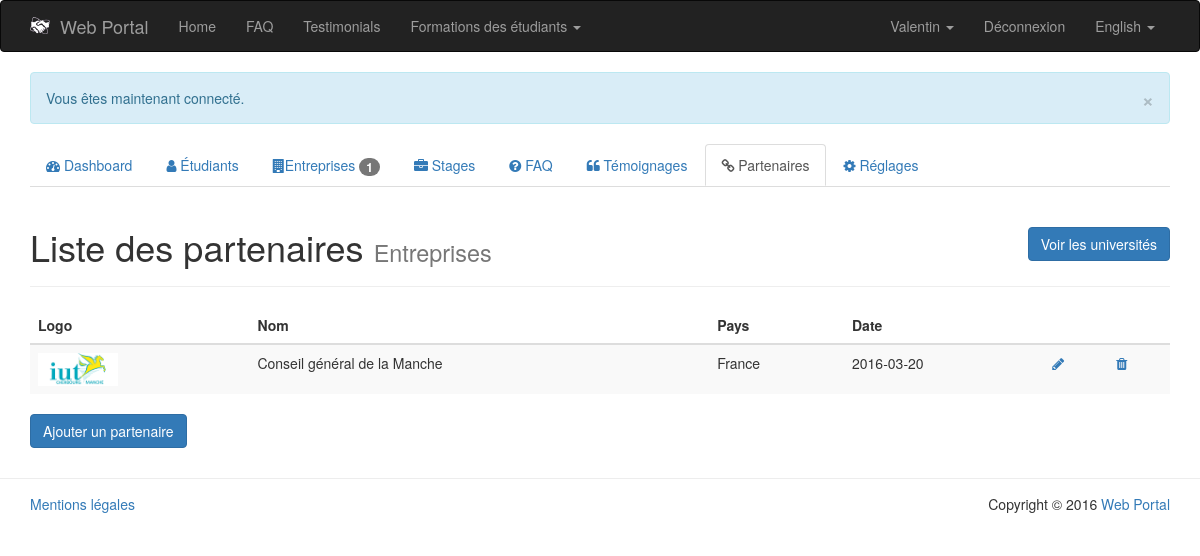
Page /PHP/public/index.php?page=admin/partners-list (signed in) on the committed database.
### tables this page shows
CREATE TABLE `settings` (
  `id` int(11) NOT NULL,
  `tag` varchar(64) NOT NULL,
  `value` varchar(256) NOT NULL,
  `placeholder` varchar(128) NOT NULL,
  `data_type` enum('varchar','int','boolean') NOT NULL DEFAULT 'varchar'
);

CREATE TABLE `student` (
  `id` int(11) NOT NULL,
  `first_name` varchar(64) NOT NULL,
  `last_name` varchar(64) NOT NULL,
  `country` enum('France','Irlande') NOT NULL,
  `skill` int(11) NOT NULL,
  `email` varchar(64) NOT NULL,
  `password` varchar(64) NOT NULL,
  `cv` varchar(128) NOT NULL,
  `portfolio` varchar(128) NOT NULL,
  `admin` tinyint(1) NOT NULL DEFAULT '0',
  `available` tinyint(1) NOT NULL DEFAULT '1',
  `activated` tinyint(1) NOT NULL,
  `register_date` date NOT NULL
);

CREATE TABLE `partner` (
  `id` int(11) NOT NULL,
  `name` varchar(64) NOT NULL,
  `logo` varchar(128) NOT NULL,
  `country` enum('France','Irlande') NOT NULL,
  `type` enum('company','university') NOT NULL DEFAULT 'company',
  `register_date` date NOT NULL
);

### PHP/app/model/Settings.class.php (called while the page is built, shortened)
<?php
	class Settings {
		public static function getWebsiteName() {
			$db = PDOConnexion::getInstance();
			$sql = "SELECT value FROM settings WHERE tag = 'website_name'";
			$sth = $db->prepare($sql);
			$sth->setFetchMode(PDO::FETCH_CLASS|PDO::FETCH_PROPS_LATE, 'Settings');
			$sth->execute();
			return $sth->fetch()->value;
		}
	}
?>

### PHP/app/model/Autoloader.php (called while the page is built, shortened)
<?php
	class Autoloader {
		public static function appAutoload($class) {
			$class = str_replace('\\', '/', $class);
		}
	}
?>

### PHP/app/model/Language.class.php (called while the page is built, shortened)
<?php
	class Language {
		private $defaultLanguage = 'en';
		private $currentLanguage;
		private $translate = array();
		public function __construct() {
		    if (isset($_COOKIE['lang']) || isset($_SESSION['lang'])) {
		        if (isset($_COOKIE['lang'])) {
		            $this->currentLanguage = $_COOKIE['lang'];
		        }
		        if (isset($_SESSION['lang'])) {
		            $this->currentLanguage = $_SESSION['lang'];
		        }
		    }
		    else {
		    	$this->currentLanguage = $this->detectBrowserLanguage();
		    }
		    $this->translate = $translate;
		}
		private function detectBrowserLanguage() {
			if (isset($_SERVER['HTTP_ACCEPT_LANGUAGE'])) {
				if (substr($_SERVER['HTTP_ACCEPT_LANGUAGE'], 0, 2) == 'fr') {
					return 'fr';
				}
				else {
					return 'en';
				}
			}
			return $this->defaultLanguage;
		}
		public function getCurrentLanguage() {
			$languageName = ($this->currentLanguage == 'fr') ? 'Français' : 'English';
			return array(
				'code' => $this->currentLanguage,
				'name' => $languageName
			);
		}
		public function translate($term) {
			if (!array_key_exists($this->currentLanguage, $this->translate)) {
				if (file_exists(LANG . DS . $this->currentLanguage . '.php')) {
					return $this->translate[$term];
				}
			}
			else {
				throw new Exception('Le terme "' . $term . '" n\'existe pas dans le fichier de traduction.');
			}
		}
	}
?>

### PHP/ressources/lang/en.php (called while the page is built)
<?php
	$translate = array (
		'home' => 'Home',
		'faq' => 'FAQ',
		'testimonials' => 'Testimonials',
		'student' => 'Student',
		'company' => 'Company'
	);
?>

### PHP/app/model/Student.class.php (called while the page is built, shortened)
<?php
	class Student {
		public function __get($nom) {
			return $this->$nom;
		}
		public static function getStudentById($id) {
			$db = PDOConnexion::getInstance();
			$sql = 'SELECT * FROM student WHERE id = :id';
			$sth = $db->prepare($sql);
			$sth->setFetchMode(PDO::FETCH_CLASS|PDO::FETCH_PROPS_LATE, 'Student');
			$sth->execute(array(
				':id' => $id
			));
			return $sth->fetch();
		}
	}
?>

### PHP/app/model/Partner.class.php (called while the page is built, shortened)
<?php
	class Partner {
		public function __get($nom) {
			return $this->$nom;
		}
		public static function getPartnersList($type = '') {
			$db = PDOConnexion::getInstance();
			if ($type == 'university' || $type == 'company') {
				$sql = "SELECT * FROM partner WHERE type = '{$type}'";
			}
			else {
				$sql = 'SELECT * FROM partner';
			}
			$sth = $db->prepare($sql);
			$sth->setFetchMode(PDO::FETCH_CLASS|PDO::FETCH_PROPS_LATE, 'Partner');
			$sth->execute();
			return $sth->fetchAll();
		}
	}
?>

### PHP/app/view/admin/partners-list.php (the view, shortened to what this page needs)
<?php
	if (App::isAdmin()) :
		$type = htmlentities($_GET['type']);
?>
	<div class="col-md-12">
		<div class="page-header">
			<h1>
				Liste des partenaires
				<?php
					if ($type == 'university') {
						echo '<small>Universités</small>';
						echo '<a href="index.php?page=admin/partners-list&amp;type=company" class="btn btn-primary pull-right">Voir les entreprises</a>';
					}
					else {
						echo '<small>Entreprises</small>';
						echo '<a href="index.php?page=admin/partners-list&amp;type=university" class="btn btn-primary pull-right">Voir les universités</a>';
					}
				?>
			</h1>
		</div>
		<table class="table table-striped">
			<thead>
				<tr>
					<th>Logo</th>
					<th>Nom</th>
					<th>Pays</th>
					<th>Date</th>
					<th></th>
					<th></th>
				</tr>
			</thead>
			<?php
				foreach (Partner::getPartnersList($type) as $partner) {
					echo '<tr data-id=' . $partner->id . '>';
						echo '<td><img alt="' . $partner->name . '" src="' . $partner->logo . '" style="width:80px;"/></td>';
						echo '<td>' . $partner->name . '</td>';
						echo '<td>' . $partner->country . '</td>';
						echo '<td>' . $partner->register_date . '</td>';
						echo '<td><a href="index.php?page=admin/partner-edit&amp;id=' . $partner->id . '" data-toggle="tooltip" title="Modifier"><i class="fa fa-pencil"></i></a></td>';
						echo '<td><a href="#" title="Supprimer" data-action="delete" data-toggle="tooltip" title="Supprimer"><i class="fa fa-trash"></i></a></td>';
					echo '</tr>';
				}
			?>
		</table>
		<a href="index.php?page=admin/add-partner" class="btn btn-primary">Ajouter un partenaire</a>
	</div>
<?php
	else :
		App::getHeader(404);
	endif;
?>

### PHP/app/view/navbar.php (shortened to what this page needs)
<nav class="navbar navbar-inverse">
	<div class="container">
		<div class="navbar-header">
			<a class="navbar-brand" href="index.php?page=home"><img src="img/logo.png" alt="Logo" style="float: left; margin-right: 10px; width: 20px;"><?php echo Settings::getWebsiteName(); ?></a>
		</div>
		<div id="navbar" class="collapse navbar-collapse">
			<ul class="nav navbar-nav">
				<li<?php App::isCurrentPage('home'); ?>><a href="index.php?page=home"><?php echo $language->translate('home'); ?></a></li>
				<li<?php App::isCurrentPage('faq'); ?>><a href="index.php?page=faq"><?php echo $language->translate('faq'); ?></a></li>
				<li<?php App::isCurrentPage('testimonials'); ?>><a href="index.php?page=testimonials"><?php echo $language->translate('testimonials'); ?></a></li>
				<li class="dropdown"
					     	App::isCurrentPage('formations-ireland'); ?>>
						  	<a id="formations-dropdown" href="#" class="dropdown-toggle" data-toggle="dropdown" role="button" aria-haspopup="true" aria-expanded="false">
								Formations des étudiants
								<span class="caret"></span>
							</a>
				</li>
			</ul>
			<ul class="nav navbar-nav navbar-right">
				<?php if (App::isLogged()) : ?>
					<?php $member = App::getMember(); ?>
					<?php if (get_class($member) == 'Student') : ?>
						<li class="dropdown">
							<a id="student-dropdown" href="#" class="dropdown-toggle" data-toggle="dropdown" role="button" aria-haspopup="true" aria-expanded="false">
								<?php echo $member->first_name; ?>
								<span class="caret"></span>
							</a>
						</li>
					<?php endif; ?>
					<li><a href="index.php?page=signout">Déconnexion</a></li>
				<?php endif; ?>
				<li class="dropdown">
					<a id="lang-dropdown" href="#" class="dropdown-toggle" data-toggle="dropdown" role="button" aria-haspopup="true" aria-expanded="false">
						<?php echo $language->getCurrentLanguage()['name']; ?>
						<span class="caret"></span>
					</a>
				</li>
            </ul>
		</div>
	</div>
</nav>

### PHP/app/view/admin/footer.php (shortened to what this page needs)
			</div>
		</div>
		<footer id="footer" style="border-top: 1px solid #ededed; margin-top: 30px; padding: 15px 0;">
			<div class="container">
				<div class="row">
					<div class="col-md-8">
						<a href="index.php?page=legal">Mentions légales</a>
					</div>
					<div class="col-md-4 text-right">
						Copyright &copy; <?php echo date('Y') . ' <a href="index.php?page=home">' . Settings::getWebsiteName() . '</a>'; ?>
					</div>
				</div>
			</div>
		</footer>
	</body>
</html>

### rows in the picture
settings: value "Web Portal"
student: first_name "Valentin"
partner: logo (picture), name "Conseil général de la Manche", country "France", register_date "2016-03-20"

### other values in the picture
$language->translate('home') "Home"
$language->translate('faq') "FAQ"
$language->translate('testimonials') "Testimonials"
$language->getCurrentLanguage()['name'] "English"
$output "× Vous êtes maintenant connecté."
count(Company::getActivatedCompanies(false)) "1"
